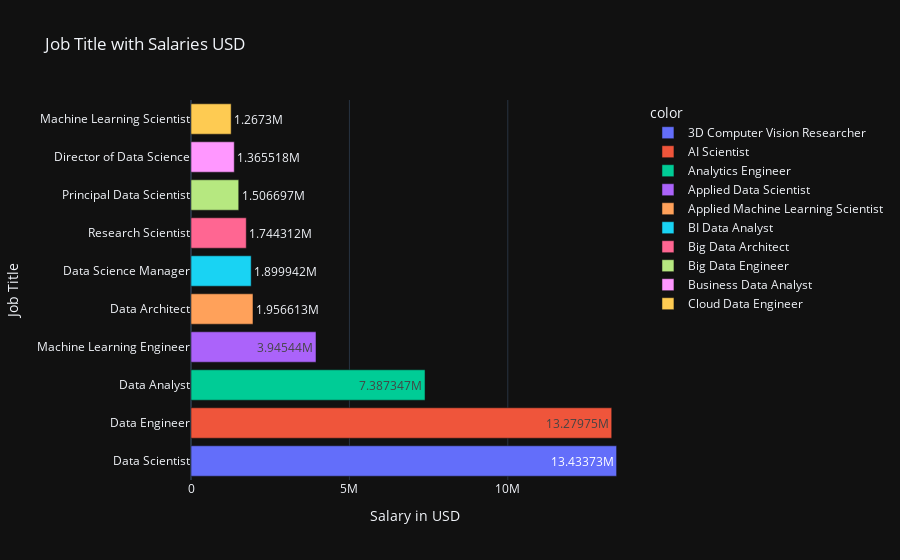

Source (notebook cell):
### Markdown cell above
## Job Title

### Code cell
df_job_title_USD = dataset1.groupby('job_title')['salary_in_usd'].sum()

print(f"Top Year for Number of Employees '{df_job_title_USD.idxmax()}' with Salary '{df_job_title_USD.max()}'")
print(f"Least Year for Number of Employees '{df_job_title_USD.idxmin()}' with Salary '{df_job_title_USD.min()}'")

iplot(px.bar(df_job_title_USD.sort_values(ascending=False)[:10],
             orientation='h',
             labels={'value':'Salary in USD','job_title':'Job Title'},
             title='Job Title with Salaries USD',
             template='plotly_dark',
             color=df_job_title_USD.index[:10],
             text_auto=True
))

### Figure 1 — Plotly figure (JSON) as saved in the notebook; plotly's stock layout.template omitted (floating-point values rounded to 4 significant figures)
{"data": [{"hovertemplate": "color=3D Computer Vision Researcher<br>Salary in USD=%{x}<br>Job Title=%{y}<extra></extra>", "legendgroup": "3D Computer Vision Researcher", "marker": {"color": "#636efa", "pattern": {"shape": ""}}, "name": "3D Computer Vision Researcher", "orientation": "h", "showlegend": true, "textposition": "auto", "texttemplate": "%{x}", "type": "bar", "x": [13433726], "xaxis": "x", "y": ["Data Scientist"], "yaxis": "y"}, {"hovertemplate": "color=AI Scientist<br>Salary in USD=%{x}<br>Job Title=%{y}<extra></extra>", "legendgroup": "AI Scientist", "marker": {"color": "#EF553B", "pattern": {"shape": ""}}, "name": "AI Scientist", "orientation": "h", "showlegend": true, "textposition": "auto", "texttemplate": "%{x}", "type": "bar", "x": [13279754], "xaxis": "x", "y": ["Data Engineer"], "yaxis": "y"}, {"hovertemplate": "color=Analytics Engineer<br>Salary in USD=%{x}<br>Job Title=%{y}<extra></extra>", "legendgroup": "Analytics Engineer", "marker": {"color": "#00cc96", "pattern": {"shape": ""}}, "name": "Analytics Engineer", "orientation": "h", "showlegend": true, "textposition": "auto", "texttemplate": "%{x}", "type": "bar", "x": [7387347], "xaxis": "x", "y": ["Data Analyst"], "yaxis": "y"}, {"hovertemplate": "color=Applied Data Scientist<br>Salary in USD=%{x}<br>Job Title=%{y}<extra></extra>", "legendgroup": "Applied Data Scientist", "marker": {"color": "#ab63fa", "pattern": {"shape": ""}}, "name": "Applied Data Scientist", "orientation": "h", "showlegend": true, "textposition": "auto", "texttemplate": "%{x}", "type": "bar", "x": [3945440], "xaxis": "x", "y": ["Machine Learning Engineer"], "yaxis": "y"}, {"hovertemplate": "color=Applied Machine Learning Scientist<br>Salary in USD=%{x}<br>Job Title=%{y}<extra></extra>", "legendgroup": "Applied Machine Learning Scientist", "marker": {"color": "#FFA15A", "pattern": {"shape": ""}}, "name": "Applied Machine Learning Scientist", "orientation": "h", "showlegend": true, "textposition": "auto", "texttemplate": "%{x}", "type": "bar", "x": [1956613], "xaxis": "x", "y": ["Data Architect"], "yaxis": "y"}, {"hovertemplate": "color=BI Data Analyst<br>Salary in USD=%{x}<br>Job Title=%{y}<extra></extra>", "legendgroup": "BI Data Analyst", "marker": {"color": "#19d3f3", "pattern": {"shape": ""}}, "name": "BI Data Analyst", "orientation": "h", "showlegend": true, "textposition": "auto", "texttemplate": "%{x}", "type": "bar", "x": [1899942], "xaxis": "x", "y": ["Data Science Manager"], "yaxis": "y"}, {"hovertemplate": "color=Big Data Architect<br>Salary in USD=%{x}<br>Job Title=%{y}<extra></extra>", "legendgroup": "Big Data Architect", "marker": {"color": "#FF6692", "pattern": {"shape": ""}}, "name": "Big Data Architect", "orientation": "h", "showlegend": true, "textposition": "auto", "texttemplate": "%{x}", "type": "bar", "x": [1744312], "xaxis": "x", "y": ["Research Scientist"], "yaxis": "y"}, {"hovertemplate": "color=Big Data Engineer<br>Salary in USD=%{x}<br>Job Title=%{y}<extra></extra>", "legendgroup": "Big Data Engineer", "marker": {"color": "#B6E880", "pattern": {"shape": ""}}, "name": "Big Data Engineer", "orientation": "h", "showlegend": true, "textposition": "auto", "texttemplate": "%{x}", "type": "bar", "x": [1506697], "xaxis": "x", "y": ["Principal Data Scientist"], "yaxis": "y"}, {"hovertemplate": "color=Business Data Analyst<br>Salary in USD=%{x}<br>Job Title=%{y}<extra></extra>", "legendgroup": "Business Data Analyst", "marker": {"color": "#FF97FF", "pattern": {"shape": ""}}, "name": "Business Data Analyst", "orientation": "h", "showlegend": true, "textposition": "auto", "texttemplate": "%{x}", "type": "bar", "x": [1365518], "xaxis": "x", "y": ["Director of Data Science"], "yaxis": "y"}, {"hovertemplate": "color=Cloud Data Engineer<br>Salary in USD=%{x}<br>Job Title=%{y}<extra></extra>", "legendgroup": "Cloud Data Engineer", "marker": {"color": "#FECB52", "pattern": {"shape": ""}}, "name": "Cloud Data Engineer", "orientation": "h", "showlegend": true, "textposition": "auto", "texttemplate": "%{x}", "type": "bar", "x": [1267300], "xaxis": "x", "y": ["Machine Learning Scientist"], "yaxis": "y"}], "layout": {"barmode": "relative", "legend": {"title": {"text": "color"}, "tracegroupgap": 0}, "title": {"text": "Job Title with Salaries USD"}, "xaxis": {"anchor": "y", "domain": [0, 1], "title": {"text": "Salary in USD"}}, "yaxis": {"anchor": "x", "domain": [0, 1], "title": {"text": "Job Title"}}}}
